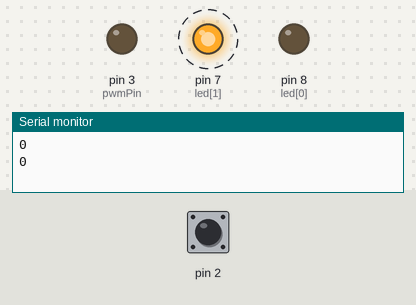
A sketch run on a simulated Arduino Uno, built with avr-gcc and run on an emulated ATmega328P. Parts: output pins drawn as LEDs (lit = HIGH), the last lines printed to the serial monitor. Dashed ring = blinking. The test bench sets the inputs (shaded band); at power-on: pin 2 LOW.

Above: at 1.2 s.
1.3 s: pin 2 driven HIGH
At 2.7 s:
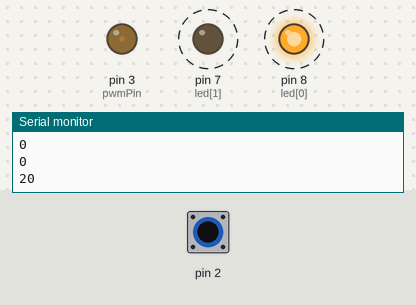
4.3 s: pin 2 pulsed LOW 2 times (0.12 s each, 0.3 s apart)
At 5.8 s:
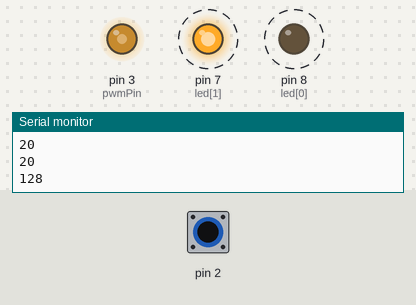
Timing chart, 0 to 13.9 s (numbered marks = the images above; inputs shaded):
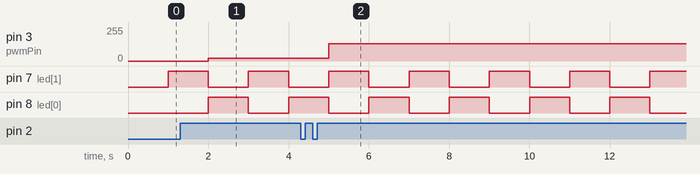

Measured:
- after the input at 1.3 s, pin 3 (pwmPin): 0/255 → 20/255 after 0.70 s
- after the input at 4.3 s, pin 3 (pwmPin): 20/255 → 128/255 after 0.70 s
- by itself, pin 7 (led[1]), pin 8 (led[0]): alternates HIGH for 1.0 s and LOW for 1.0 s

The sketch:

interruptTest.ino
```cpp
int led[] = {8, 7};
int numLed = 2;
int ledPrev = 0;
int buttonPin = 0;
int pwmPin = 3;

int previousVal;
volatile int selectedLed = 0;
volatile int value;

void setup()
{

  for (int ii = 0; ii <numLed; ii++)
  {
   pinMode(led[ii],OUTPUT);
  }
  pinMode(buttonPin,OUTPUT);
  pinMode(pwmPin,OUTPUT);
  Serial.begin(9600);
  digitalWrite(led[0],HIGH);
  previousVal = 0;
  attachInterrupt(buttonPin,valueChange,RISING);
}

void valueChange()
{
  if (selectedLed == 0)
  value = 128;
  if (selectedLed == 1)
  value = 20;
}

void loop()
{
  for(int ii = 0; ii<numLed;ii++)
  {
    digitalWrite(led[ii],HIGH);
    digitalWrite(led[ledPrev],LOW);
    selectedLed = ii;
    analogWrite(pwmPin,value);
    Serial.println(value);
    delay(1000);

    ledPrev = ii;
    }

}
```
